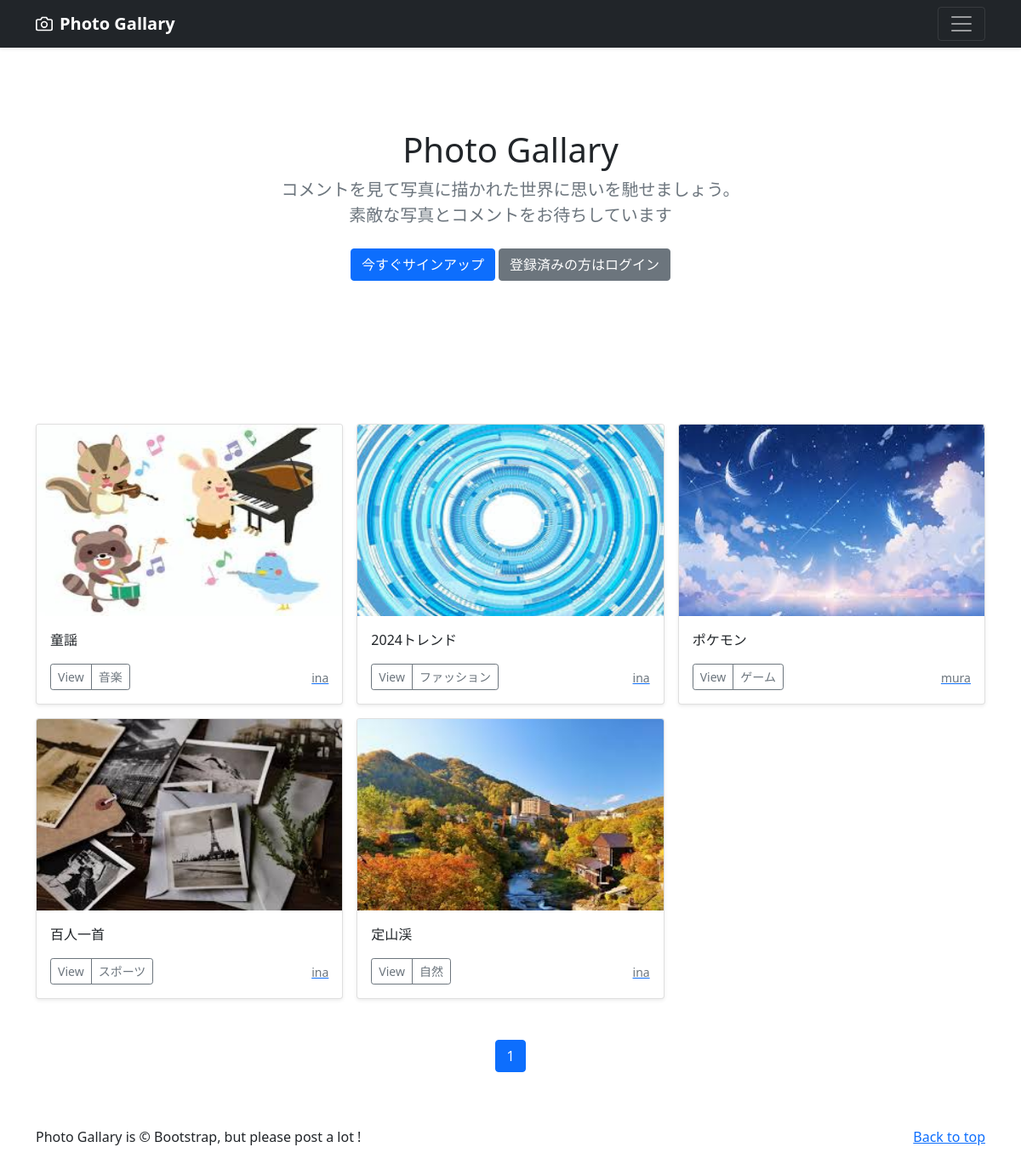
The page / on the database its author committed.
### photo/models.py (models this page shows, shortened)
class PhotoPost(models.Model):
    user=models.ForeignKey(
        CustomUser,
        verbose_name="ユーザー",
        on_delete=models.CASCADE
    )
    category= models.ForeignKey(
        Category,
        verbose_name='カテゴリ',
        on_delete=models.PROTECT
    )
    title= models.CharField(
        verbose_name='タイトル',
        max_length=200
    )
    comment = models.TextField(
        verbose_name='コメント',
        max_length=200
    )
    image1 = models.ImageField(
        verbose_name='イメージ1',
        upload_to= 'photos'
    )
    image2 = models.ImageField(
        verbose_name='イメージ2',
        upload_to= 'photos',
        blank=True,
        null=True
    )
    posted_at =models.DateTimeField(
        verbose_name='投稿日時',
        auto_now_add=True
    )

class Category(models.Model):
    title= models.CharField(
    verbose_name='カテゴリ',
    max_length=20)

### accounts/models.py (models this page shows)
class CustomUser(AbstractUser):
    pass

### photo/views.py (the view)
# urls.py: path('',views.IndexView.as_view(), name='index'),
class IndexView(ListView):
    template_name='index.html'
    queryset = PhotoPost.objects.order_by('-posted_at')
    paginate_by=9

### photo/templates/index.html (shortened to what this page needs)
{% extends "base.html" %}
  {%block contents %}
  {% include "photos_title.html" %}
  {% include "photos_list.html" %}
  {% include "pagination.html" %}
  {% endblock %}

### photo/templates/photos_list.html (shortened to what this page needs)
  <div class="album py-5 bg-body-tertiary">
    <div class="container">
      <div class="row row-cols-1 row-cols-sm-2 row-cols-md-3 g-3">
        {%for record in object_list %}
        <div class="col">
          <div class="card shadow-sm">
            <img src={{record.image1.url}}
             class="bd-placeholder-img card-img-top"
             width="100%" height="225"
             xmlns="http://www.w3.org/2000/svg"
             role="img" aria-label="Placeholder: Thumbnail"
             preserveAspectRatio="xMidYMid slice"
             focusable="false">
             <rect width="100%" height="100%" fill="#55595c"/>
            <div class="card-body">
              <p class="card-text">
                {{record.title}}
              </p>
              <div class="d-flex justify-content-between align-items-center">
                <div class="btn-group">
                  <button type="button" class="btn btn-sm btn-outline-secondary"
                    onclick="location.href='{% url 'photo:photo_detail' record.pk %}'">
                    View
                  </button>
                  <button type="button"class="btn btn-sm btn-outline-secondary"
                    onclick="location.href='{% url 'photo:photos_cat' category=record.category.id %}'">
                    {{record.category.title}}
                  </button>
                </div>
                <a href="{% url 'photo:user_list' user=record.user.id %}">
                  <small class="text-muted">{{record.user.username}}</small>
                </a>
              </div>
            </div>
          </div>
        </div>
        {%endfor%}
      </div>
    </div>
  </div>

### photo/templates/base.html (style rules this page uses)
.bd-placeholder-img { font-size: 1.125rem; text-anchor: middle; -webkit-user-select: none; -moz-user-select: none; user-select: none; }

### rows shown on the page
PhotoPost: image1 (picture), title "童謡", category "音楽", user.username "ina"
PhotoPost: image1 (picture), title "2024トレンド", category "ファッション", user.username "ina"
PhotoPost: image1 (picture), title "ポケモン", category "ゲーム", user.username "mura"
PhotoPost: image1 (picture), title "百人一首", category "スポーツ", user.username "ina"
PhotoPost: image1 (picture), title "定山渓", category "自然", user.username "ina"

### other values the page prints
{{ num }} "1"
